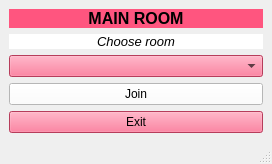
<?xml version="1.0" encoding="UTF-8"?>
<ui version="4.0">
 <class>MainWindow</class>
 <widget class="QMainWindow" name="MainWindow">
  <property name="geometry">
   <rect>
    <x>0</x>
    <y>0</y>
    <width>272</width>
    <height>146</height>
   </rect>
  </property>
  <property name="windowTitle">
   <string>MainWindow</string>
  </property>
  <widget class="QWidget" name="centralwidget">
   <layout class="QGridLayout" name="gridLayout_2">
    <item row="0" column="0">
     <layout class="QGridLayout" name="gridLayout">
      <item row="4" column="0">
       <widget class="QPushButton" name="pushButton">
        <property name="styleSheet">
         <string notr="true">background-color: rgb(255, 255, 255);</string>
        </property>
        <property name="text">
         <string>Join</string>
        </property>
       </widget>
      </item>
      <item row="1" column="0">
       <widget class="QLabel" name="label">
        <property name="styleSheet">
         <string notr="true">background-color: rgb(255, 85, 127);</string>
        </property>
        <property name="text">
         <string>&lt;html&gt;&lt;head/&gt;&lt;body&gt;&lt;p align=&quot;center&quot;&gt;&lt;span style=&quot; font-size:12pt; font-weight:600;&quot;&gt;MAIN ROOM&lt;/span&gt;&lt;/p&gt;&lt;/body&gt;&lt;/html&gt;</string>
        </property>
       </widget>
      </item>
      <item row="3" column="0">
       <widget class="QComboBox" name="comboBox">
        <property name="styleSheet">
         <string notr="true">background-color: rgb(255, 85, 127);</string>
        </property>
       </widget>
      </item>
      <item row="2" column="0">
       <widget class="QLabel" name="label_2">
        <property name="styleSheet">
         <string notr="true">background-color: rgb(255, 255, 255);</string>
        </property>
        <property name="text">
         <string>&lt;html&gt;&lt;head/&gt;&lt;body&gt;&lt;p align=&quot;center&quot;&gt;&lt;span style=&quot; font-size:10pt; font-style:italic;&quot;&gt;Choose room&lt;/span&gt;&lt;/p&gt;&lt;/body&gt;&lt;/html&gt;</string>
        </property>
       </widget>
      </item>
      <item row="5" column="0">
       <widget class="QPushButton" name="pushButton_2">
        <property name="styleSheet">
         <string notr="true">background-color: rgb(255, 85, 127);</string>
        </property>
        <property name="text">
         <string>Exit</string>
        </property>
       </widget>
      </item>
     </layout>
    </item>
   </layout>
  </widget>
  <widget class="QMenuBar" name="menubar">
   <property name="geometry">
    <rect>
     <x>0</x>
     <y>0</y>
     <width>272</width>
     <height>18</height>
    </rect>
   </property>
  </widget>
  <widget class="QStatusBar" name="statusbar"/>
 </widget>
 <resources/>
 <connections/>
</ui>
